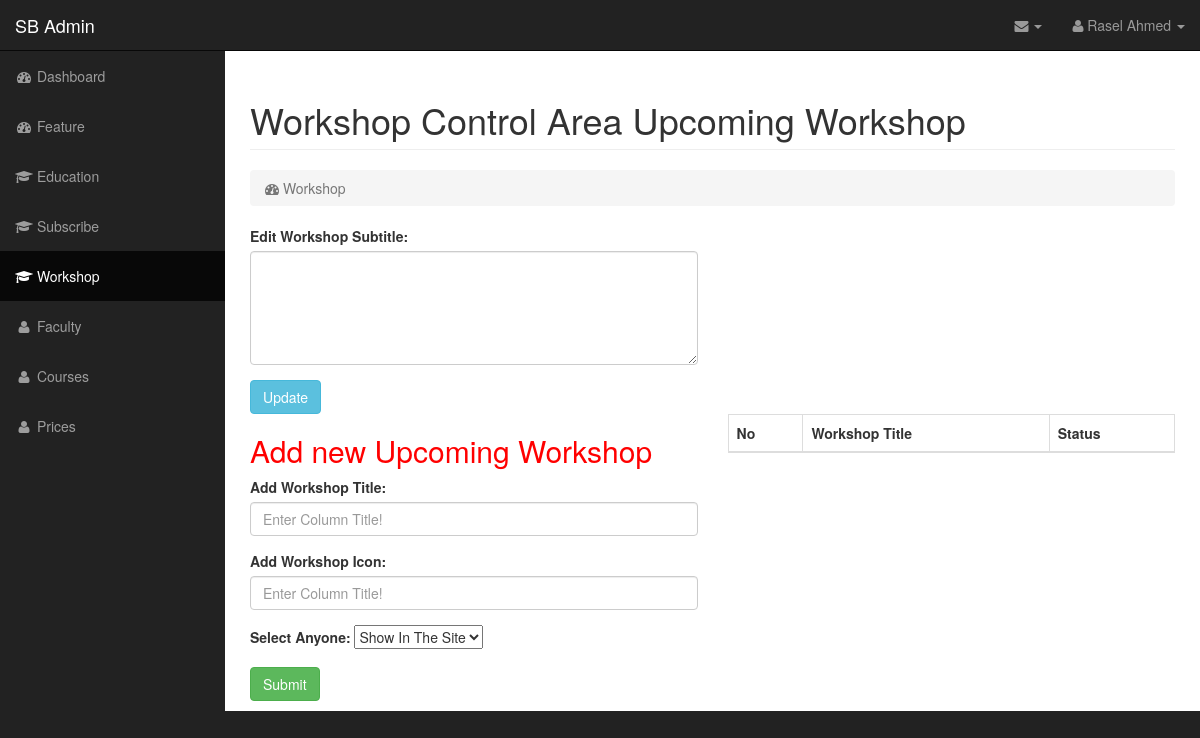
Before: /admin/workshop.php (signed in) with the older database file.
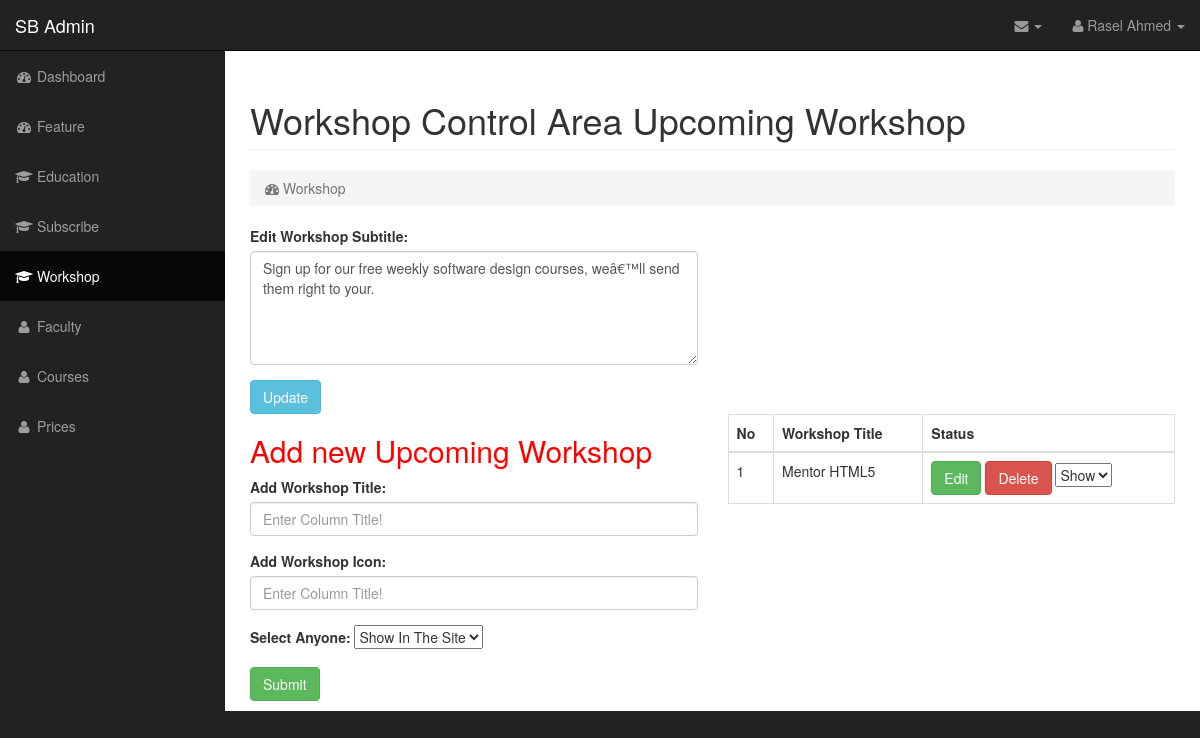
After: the same page with the newer database file.
### tables this page shows
CREATE TABLE `section_subtitle` (
  `sectionName` varchar(250) NOT NULL,
  `subtitle` text NOT NULL
);

CREATE TABLE `workshop` (
  `id` int(11) NOT NULL,
  `title` varchar(250) NOT NULL,
  `icon` varchar(250) NOT NULL,
  `status` varchar(250) NOT NULL
);

### admin/config/selectData.php (called while the page is built)
<?php
function getJSONFromDB($sql){
	include 'mysqlDb.php';
	$result = mysqli_query($conn, $sql)or die(mysqli_error($conn));
	$arr=array();
	while($row = mysqli_fetch_assoc($result)) {
		$arr[]=$row;
	}
	return json_encode($arr);
}
?>

### admin/workshop.php (the view, shortened to what the changed rows need)
<?php
 include 'template/head.php';
 $jsonWorkshopDataString = getJSONFromDB("select * from workshop");
 $workshop = json_decode($jsonWorkshopDataString);
?>
     <div id="page-wrapper">
            <div class="container-fluid">
                <div class="row">
                    <div class="col-lg-12">
                        <h1 class="page-header">
                        Workshop Control Area
                            Upcoming Workshop
                        </h1>
                    </div>
                </div>
                <?php
                 $jsonWorkshopSubtitleString = getJSONFromDB("select * from section_subtitle where sectionName ='Workshop'");
                 $WorkshopData = json_decode($jsonWorkshopSubtitleString);
                 ?>
                <div class="row">
                    <div class="col-lg-6">
                        <form action="" method="post">
                            <div class="form-group">
                              <label for="section_title">Edit Workshop Subtitle:</label>
                              <textarea class="form-control" name="subtitle" rows="5" id="featureSubtitle"><?php
                                if (isset($_POST['subtitle'])) {
                                    echo $_POST['subtitle'];
                                }else{
                                    echo $WorkshopData[0]->subtitle;
                                }
                                ?></textarea>
                            </div>
                        </form>
                    </div>
                </div>
                <div class="row">
                    <div class="col-lg-6">
                      <h2 style="color: red; ">Add new Upcoming Workshop</h2>
                    </div>
                    <div class="col-lg-6">
                        <table class="table table-bordered">
                            <thead>
                              <tr>
                                <th>No</th>
                                <th>Workshop Title</th>
                                <th>Status</th>
                              </tr>
                            </thead>
                            <tbody>
                            <?php for ($i=0; $i <sizeof($workshop); $i++) { ?>
                              <tr>
                                <td><?php echo ($i+1) ?></td>
                                <td><?php echo $workshop[$i]->title; ?></td>
                                <td>
                                  <a href="workshop.php?editId=<?php echo $workshop[$i]->id; ?>" class="btn btn-success">Edit</a>
                                  <a href="workshop.php?deleteId=<?php echo $workshop[$i]->id; ?>" class="btn btn-danger delete_data" id="<?php echo $workshop[$i]->id; ?>" >Delete</a>
                                  <select name="statusChange" id="">
                                     <?php
                                        if ($workshop[$i]->status == 'on') { ?>
                                            <option value="on">Show</option>
                                        <?php }else{ ?>
                                            <option value="off">Hide</option>
                                       <?php } ?>
                                  </select>
                                </td>
                              </tr>
                              <?php } ?>
                            </tbody>
                        </table>
                    </div>
                </div>
            </div>
        </div>
    </div>
<?php include 'template/footer.php'; ?>

Changed rows visible on the page:
added section_subtitle: subtitle "Sign up for our free weekly software design courses, weâ€™ll send them right to your."
added workshop: title "Mentor HTML5", statusChange "Show"
